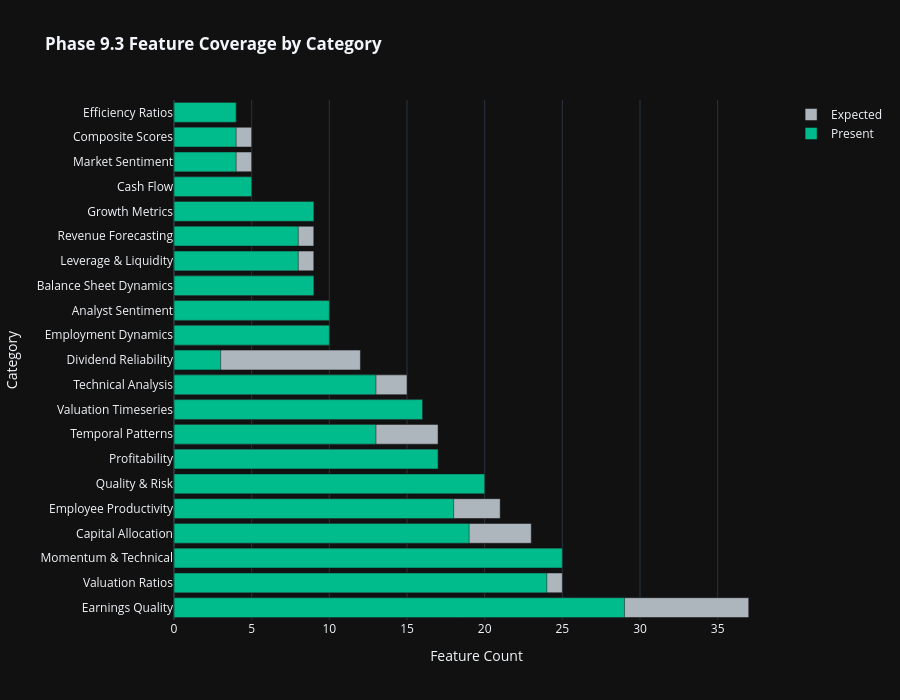
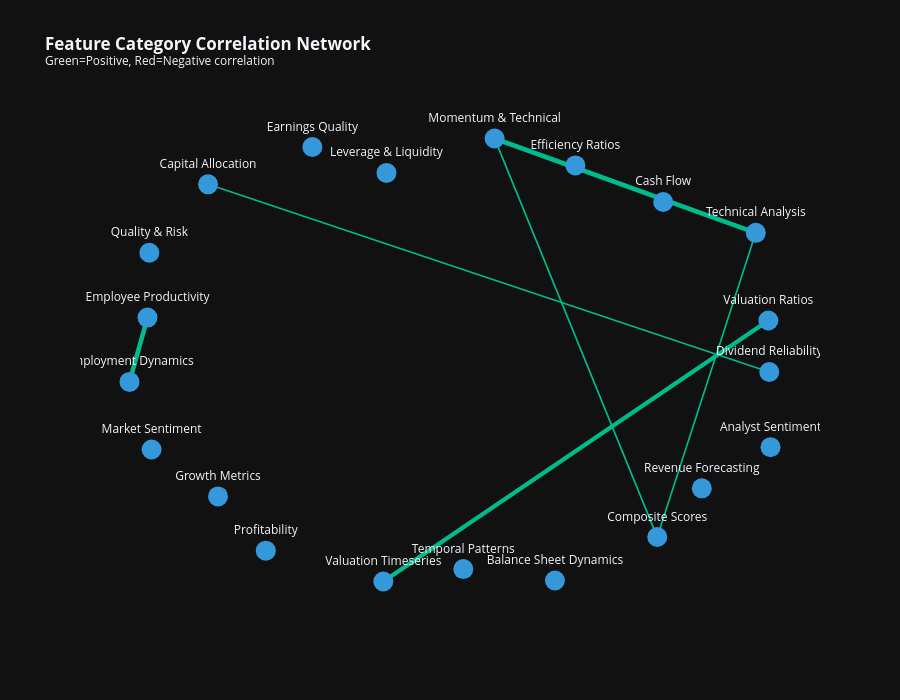

The notebook cell these images were saved under, in order:
### Markdown cell above
## Cell 4: Phase 9.3 Feature Category Dashboards

Comprehensive dashboards for each of the 21 Phase 9.3 feature categories.

### Code cell
# ============================================================================
# Cell 4: Phase 9.3 Feature Category Dashboards
# ============================================================================

print('=' * 80)
print('📊 PHASE 9.3 FEATURE CATEGORY DASHBOARDS')
print('=' * 80)

category_viz_dir = OUTPUT_DIR / 'eda' / 'dashboards' / 'categories'
category_viz_dir.mkdir(parents=True, exist_ok=True)

# Get categorized features
categorized = categorize_dataframe_columns(df)

# ============================================================================
# 4.1 Category Coverage Overview
# ============================================================================
print('\n📋 Feature Category Coverage Analysis...')

coverage_data = []
for category, features in PHASE93_FEATURE_CATEGORIES.items():
    present = [f for f in features if f in df.columns]
    avg_completeness = 0
    if present:
        avg_completeness = df[present].notna().mean().mean() * 100

    coverage_data.append({
        'Category': category,
        'Expected': len(features),
        'Present': len(present),
        'Coverage_Pct': len(present) / len(features) * 100 if features else 0,
        'Completeness_Pct': avg_completeness,
        'Color': CATEGORY_COLORS.get(category, '#666666'),
    })

coverage_df = pd.DataFrame(coverage_data).sort_values('Expected', ascending=False)

# Coverage bar chart
fig_coverage = go.Figure()
fig_coverage.add_trace(go.Bar(
    y=coverage_df['Category'], x=coverage_df['Expected'],
    name='Expected', orientation='h', marker_color=COLOR_PALETTE['neutral'],
))
fig_coverage.add_trace(go.Bar(
    y=coverage_df['Category'], x=coverage_df['Present'],
    name='Present', orientation='h', marker_color=COLOR_PALETTE['success'],
))
fig_coverage.update_layout(
    title='<b>Phase 9.3 Feature Coverage by Category</b>',
    template=PLOTLY_TEMPLATE, height=700, barmode='overlay',
    xaxis_title='Feature Count', yaxis_title='Category',
)
fig_coverage.write_html(category_viz_dir / 'phase93_coverage_overview.html')
fig_coverage.show()
print(f'  ✓ Saved: phase93_coverage_overview.html')


# ============================================================================
# 4.2 Generate Dashboard for Each Major Category
# ============================================================================

def create_category_dashboard(dashboard_df, category_name, category_features, output_dir, group_cols=None):
    """Create comprehensive dashboard for a feature category."""
    # Filter features to only include numeric columns present in dashboard_df
    available_features = [f for f in category_features
                          if f in dashboard_df.columns and pd.api.types.is_numeric_dtype(dashboard_df[f])]

    if not available_features:
        print(f"  ⚠ No numeric features available for {category_name}")
        return None

    # Create subplots
    fig = make_subplots(
        rows=2, cols=2,
        subplot_titles=[
            f'{category_name}: Distribution by Sector',
            f'{category_name}: Top Features Correlation',
            f'{category_name}: Regional Comparison',
            f'{category_name}: Key Metrics Box Plots',
        ],
        specs=[[{'type': 'bar'}, {'type': 'heatmap'}],
               [{'type': 'scatter'}, {'type': 'box'}]],
        vertical_spacing=0.12, horizontal_spacing=0.1,
    )

    # 1. Mean by Sector (top 10 sectors)
    if 'sector' in dashboard_df.columns and available_features:
        sector_means = dashboard_df.groupby('sector')[available_features[:5]].mean()
        top_sectors = dashboard_df['sector'].value_counts().head(10).index
        sector_means = sector_means.loc[sector_means.index.isin(top_sectors)]

        for i_feat, feat in enumerate(available_features[:3]):
            if feat in sector_means.columns:
                fig.add_trace(
                    go.Bar(x=sector_means.index, y=sector_means[feat], name=feat[:20]),
                    row=1, col=1
                )

    # 2. Correlation heatmap
    if len(available_features) >= 3:
        corr = dashboard_df[available_features[:10]].corr()
        fig.add_trace(
            go.Heatmap(z=corr.values, x=corr.columns, y=corr.index,
                       colorscale='RdBu_r', zmin=-1, zmax=1),
            row=1, col=2
        )

    # 3. Regional scatter (first 2 features)
    if 'region' in dashboard_df.columns and len(available_features) >= 2:
        for region_name in dashboard_df['region'].unique()[:5]:
            region_df_slice = dashboard_df[dashboard_df['region'] == region_name]
            fig.add_trace(
                go.Scatter(x=region_df_slice[available_features[0]], y=region_df_slice[available_features[1]],
                           mode='markers', name=str(region_name)[:15], opacity=0.6),
                row=2, col=1
            )

    # 4. Box plots
    if 'sector' in dashboard_df.columns and available_features:
        for feat in available_features[:2]:
            fig.add_trace(
                go.Box(y=dashboard_df[feat], x=dashboard_df['sector'], name=feat[:15]),
                row=2, col=2
            )

    fig.update_layout(
        title=f'<b>{category_name} Dashboard</b><br><sup>{len(available_features)} features available</sup>',
        template=PLOTLY_TEMPLATE, height=900, showlegend=True,
    )

    output_path_file = output_dir / f'{category_name.lower().replace(" ", "_").replace("&", "and")}_dashboard.html'
    fig.write_html(output_path_file)
    return output_path_file


# Generate dashboards for key categories
key_categories = [
    'Momentum & Technical', 'Valuation Ratios', 'Profitability',
    'Quality & Risk', 'Growth Metrics', 'Leverage & Liquidity',
    'Analyst Sentiment', 'Earnings Quality', 'Dividend Reliability',
    'Revenue Forecasting', 'Balance Sheet Dynamics', 'Technical Analysis',
    'Valuation Timeseries', 'Employment Dynamics',
]

for category in key_categories:
    if category in PHASE93_FEATURE_CATEGORIES:
        features = PHASE93_FEATURE_CATEGORIES[category]
        result = create_category_dashboard(df, category, features, category_viz_dir)
        if result:
            print(f'  ✓ Created: {result.name}')

# ============================================================================
# 4.3 Feature Category Correlation Network
# ============================================================================
print('\n🕸️ Creating Feature Category Correlation Network...')
fig_network = create_category_correlation_network(df, category_mapping=PHASE93_FEATURE_CATEGORIES,
                                                  output_dir=category_viz_dir)
if fig_network is not None:
    fig_network.show()
    print(f'  ✓ Saved: category_correlation_network.html')

print('\n✓ Phase 9.3 Category Dashboards Complete')

### Figure 1 — Plotly figure (JSON) as saved in the notebook; plotly's stock layout.template omitted (floating-point values rounded to 4 significant figures)
{"data": [{"marker": {"color": "#adb5bd"}, "name": "Expected", "orientation": "h", "x": [37, 25, 25, 23, 21, 20, 17, 17, 16, 15, 12, 10, 10, 9, 9, 9, 9, 5, 5, 5, 4], "y": ["Earnings Quality", "Valuation Ratios", "Momentum & Technical", "Capital Allocation", "Employee Productivity", "Quality & Risk", "Profitability", "Temporal Patterns", "Valuation Timeseries", "Technical Analysis", "Dividend Reliability", "Employment Dynamics", "Analyst Sentiment", "Balance Sheet Dynamics", "Leverage & Liquidity", "Revenue Forecasting", "Growth Metrics", "Cash Flow", "Market Sentiment", "Composite Scores", "Efficiency Ratios"], "type": "bar"}, {"marker": {"color": "#00bc8c"}, "name": "Present", "orientation": "h", "x": [29, 24, 25, 19, 18, 20, 17, 13, 16, 13, 3, 10, 10, 9, 8, 8, 9, 5, 4, 4, 4], "y": ["Earnings Quality", "Valuation Ratios", "Momentum & Technical", "Capital Allocation", "Employee Productivity", "Quality & Risk", "Profitability", "Temporal Patterns", "Valuation Timeseries", "Technical Analysis", "Dividend Reliability", "Employment Dynamics", "Analyst Sentiment", "Balance Sheet Dynamics", "Leverage & Liquidity", "Revenue Forecasting", "Growth Metrics", "Cash Flow", "Market Sentiment", "Composite Scores", "Efficiency Ratios"], "type": "bar"}], "layout": {"title": {"text": "<b>Phase 9.3 Feature Coverage by Category</b>"}, "height": 700, "barmode": "overlay", "xaxis": {"title": {"text": "Feature Count"}}, "yaxis": {"title": {"text": "Category"}}}}

### Figure 2 — Plotly figure (JSON) as saved in the notebook; plotly's stock layout.template omitted (floating-point values rounded to 4 significant figures)
{"data": [{"hoverinfo": "none", "line": {"color": "#00bc8c", "width": 1.771}, "mode": "lines", "x": [0.1227, 0.61, null], "y": [1.0, -0.7885, null], "type": "scatter"}, {"hoverinfo": "none", "line": {"color": "#00bc8c", "width": 4.72}, "mode": "lines", "x": [0.1227, 0.9052, null], "y": [1.0, 0.5766, null], "type": "scatter"}, {"hoverinfo": "none", "line": {"color": "#00bc8c", "width": 4.204}, "mode": "lines", "x": [0.943, -0.2106, null], "y": [0.1834, -0.9881, null], "type": "scatter"}, {"hoverinfo": "none", "line": {"color": "#00bc8c", "width": 1.564}, "mode": "lines", "x": [-0.7358, 0.9457, null], "y": [0.7942, -0.04768, null], "type": "scatter"}, {"hoverinfo": "none", "line": {"color": "#00bc8c", "width": 1.651}, "mode": "lines", "x": [0.61, 0.9052, null], "y": [-0.7885, 0.5766, null], "type": "scatter"}, {"hoverinfo": "none", "line": {"color": "#00bc8c", "width": 4.573}, "mode": "lines", "x": [-0.9172, -0.9711, null], "y": [0.1961, -0.09221, null], "type": "scatter"}, {"hoverinfo": "text", "marker": {"color": "#3498db", "size": 20}, "mode": "markers+text", "text": ["Momentum & Technical", "Valuation Ratios", "Profitability", "Quality & Risk", "Cash Flow", "Capital Allocation", "Analyst Sentiment", "Market Sentiment", "Leverage & Liquidity", "Temporal Patterns", "Composite Scores", "Growth Metrics", "Efficiency Ratios", "Employee Productivity", "Balance Sheet Dynamics", "Revenue Forecasting", "Earnings Quality", "Technical Analysis", "Valuation Timeseries", "Dividend Reliability", "Employment Dynamics"], "textposition": "top center", "x": [0.1227, 0.943, -0.5628, -0.9117, 0.6279, -0.7358, 0.9493, -0.905, -0.2012, 0.02897, 0.61, -0.7059, 0.3648, -0.9172, 0.3036, 0.7436, -0.4233, 0.9052, -0.2106, 0.9457, -0.9711], "y": [1.0, 0.1834, -0.8497, 0.4872, 0.7152, 0.7942, -0.3852, -0.3956, 0.8456, -0.9324, -0.7885, -0.6061, 0.8793, 0.1961, -0.9837, -0.57, 0.9617, 0.5766, -0.9881, -0.04768, -0.09221], "type": "scatter"}], "layout": {"xaxis": {"showgrid": false, "zeroline": false, "showticklabels": false}, "yaxis": {"showgrid": false, "zeroline": false, "showticklabels": false}, "title": {"text": "<b>Feature Category Correlation Network</b><br><sup>Green=Positive, Red=Negative correlation</sup>"}, "showlegend": false, "height": 700}}
